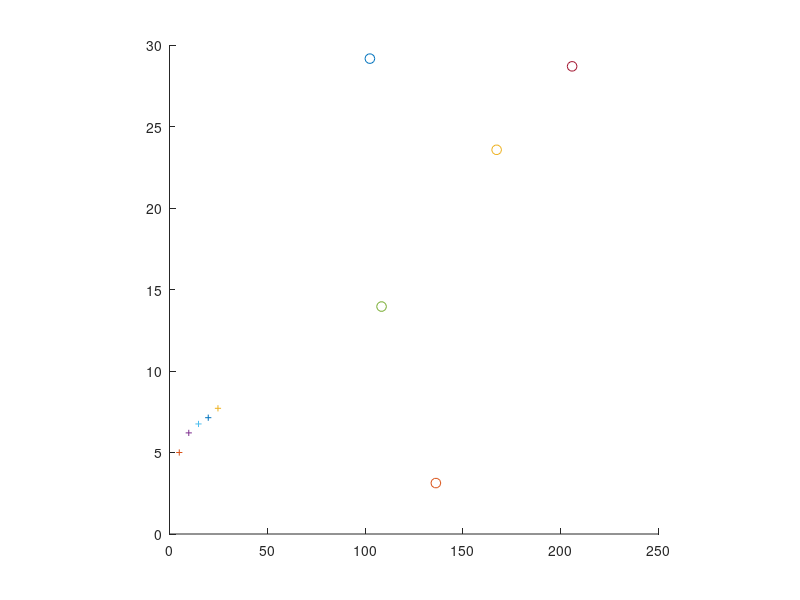

MATLAB code to generate this figure:
T = input('Enter Persuit Time: ');
a = 100;
b = 250;
l = 0;
u = 50;
xb = a  + (b-a)*rand(T,1); %Random position for bomber  x axis
yb = l+(u-l)*rand(T,1); %Random position for bomber y axis
xf = zeros(1,T+1);
yf = zeros(1,T+1);
xf(1) = input('Initial Position of Fighter xf: ');
yf(1) = input('Initial Position Fighter yf : ');
vf = input('Velocity of the Fighter:');
D = input('Minimum Firing Distance: ');
status = 1;
dist = 0;
figure('color','white');
axis square;
for t=1:T
    dist = sqrt((xb(t)-xf(t))*(xb(t)-xf(t))+(yb(t)-yf(t))*(yb(t)-yf(t)));
    if dist<= D
        status = 0;
        hold on
         scatter(xb(t),yb(t),200,'.r');
         scatter(xf(t),yf(t),100,'+g');
        for i=1:t
            fprintf('%f  %f\n',xf(i),yf(i));
        end
        fprintf('Target destroyed at T = %.2f\n',t);
        fprintf('Fired at distance: %f\n',dist);
        break
    else
        
         hold on
         scatter(xb(t),yb(t),50,'b.');
         scatter(xf(t),yf(t),20,'+r');
         pause(.2);
    end
    yf(t+1)=yf(t)+vf*((yb(t)-yf(t))/dist);
    xf(t+1)=xf(t)+vf*((xb(t)-xf(t))/dist);

end
if status ==1
    fprintf('Target escaped\n');
end;
         



            